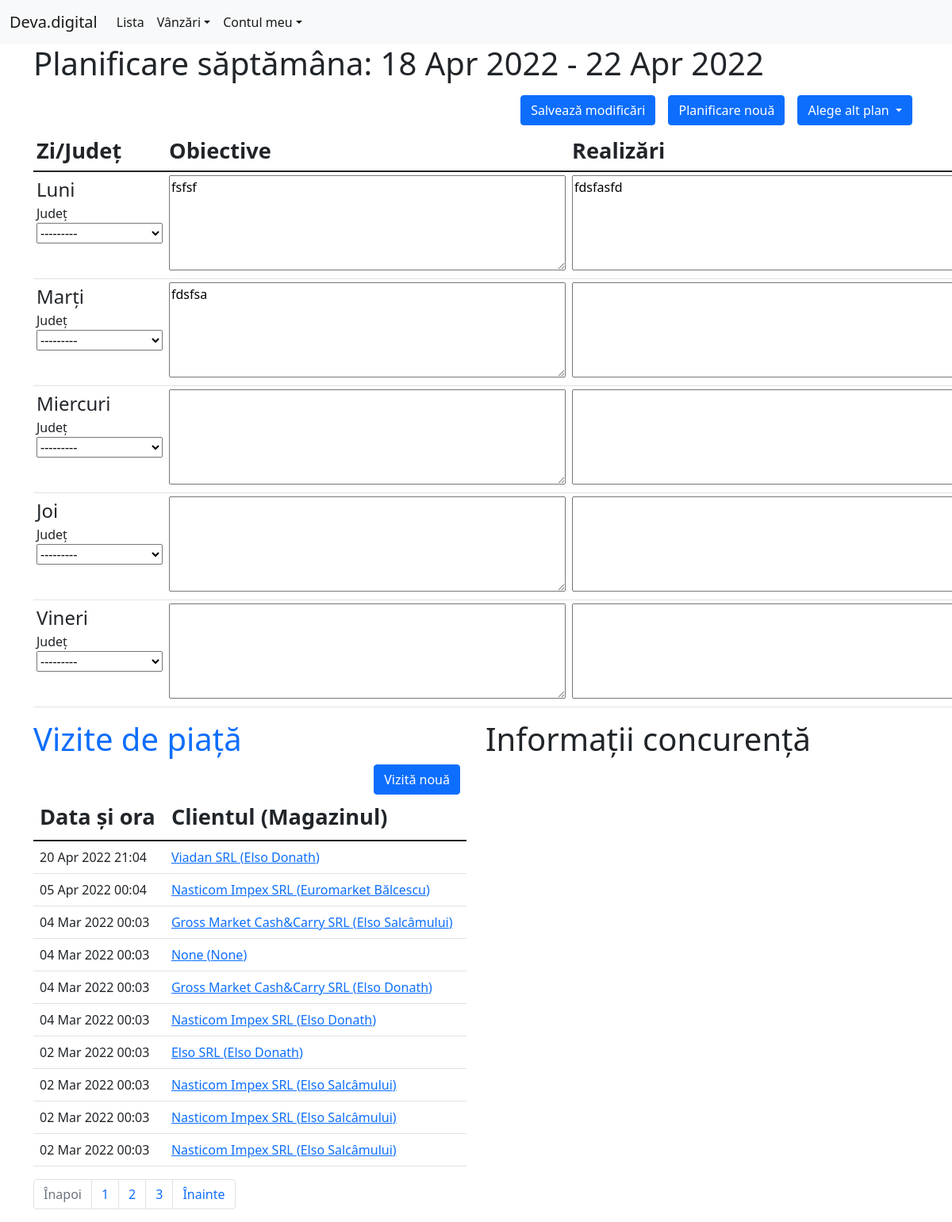
Page /?pk=1 (signed in) on the earlier database version.
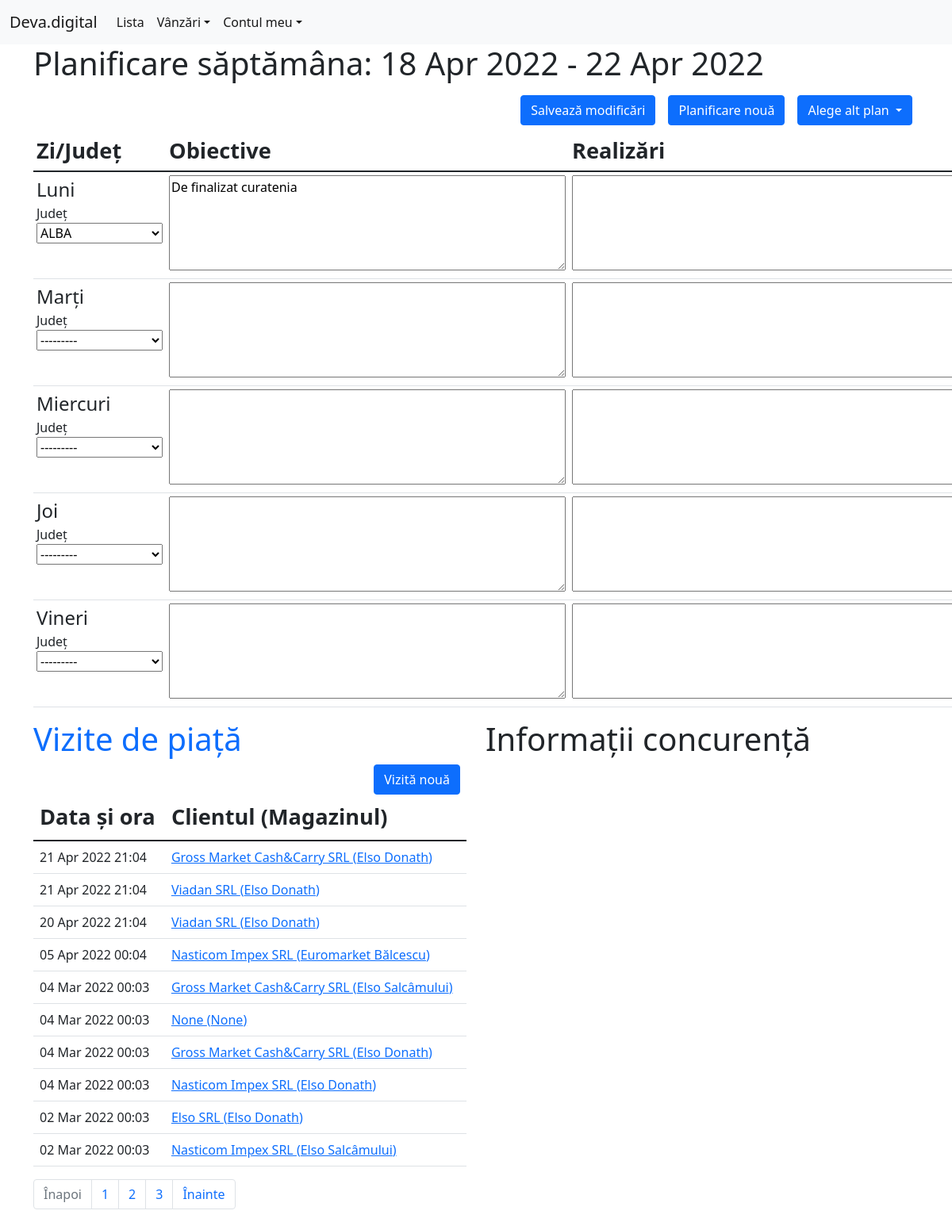
Same page on the later database version.
### sales/models.py (models this page shows, shortened)
class WeekPlan(models.Model):
	start_date = models.DateField(blank=True, null=True)
	end_date = models.DateField(blank=True, null=True)
	agent = models.ForeignKey(Agent, blank=True, null=True, on_delete=models.SET_NULL)
	date_created = models.DateField(default=timezone.now, blank=True)
	last_modified = models.DateTimeField(auto_now=True)
	monday_location = models.ForeignKey(County, blank=True, null=True, on_delete=models.SET_NULL, related_name="monday_location")
	monday_goal = models.TextField(blank=True)
	monday_achieved = models.TextField(blank=True)
	tuesday_location = models.ForeignKey(County, blank=True, null=True, on_delete=models.SET_NULL, related_name="tuesday_location")
	tuesday_goal = models.TextField(blank=True)
	tuesday_achieved = models.TextField(blank=True)
	wendsday_location = models.ForeignKey(County, blank=True, null=True, on_delete=models.SET_NULL, related_name="wendsday_location")
	wendsday_goal = models.TextField(blank=True)
	wendsday_achieved = models.TextField(blank=True)
	thursday_location = models.ForeignKey(County, blank=True, null=True, on_delete=models.SET_NULL, related_name="thursday_location")
	thursday_goal = models.TextField(blank=True)
	thursday_achieved = models.TextField(blank=True)
	friday_location = models.ForeignKey(County, blank=True, null=True, on_delete=models.SET_NULL, related_name="friday_location")
	friday_goal = models.TextField(blank=True)
	friday_achieved = models.TextField(blank=True)
	class Meta:
		verbose_name = "plan saptamanal"
		verbose_name_plural = "planuri saptamanale"

class Visit(models.Model):
	agent = models.ForeignKey(Agent, blank=True, null=True, on_delete=models.SET_NULL)
	client = models.ForeignKey(Client, blank=True, null=True, on_delete=models.SET_NULL, related_name="client")
	shop = models.ForeignKey(Shop, blank=True, null=True, on_delete=models.SET_NULL, related_name="shop")
	date_created = models.DateTimeField(default=timezone.now, blank=True)
	last_modified = models.DateTimeField(auto_now=True)
	products = models.ManyToManyField(Product)
	shelf_image = models.ImageField(upload_to="images/", blank=True)
	class Meta:
		verbose_name = "vizita"
		verbose_name_plural = "vizite"

class Client(models.Model):
	name = models.CharField("Numele", max_length=254)
	loc_name = models.CharField("Numele locatiei", max_length=254, null=True, blank=True)
	CUI = models.IntegerField("CUI", blank=True, null=True)
	channel = models.ForeignKey(Channel, blank=True, null=True, on_delete=models.SET_NULL, verbose_name="Canal distributie")
	distributor = models.BooleanField("Distribuitor", blank=True)
	lka = models.BooleanField("Local Key Accout", blank=True)
	zone = models.ForeignKey(Zone, blank=True, null=True, on_delete=models.SET_NULL, verbose_name="Zona")
	address = models.CharField("Adresa", max_length=254, blank=True)
	city = models.CharField("Localitatea", max_length=50, blank=True)
	county = models.ForeignKey(County, blank=True, null=True, on_delete=models.SET_NULL)
	contact_person = models.CharField("Persoana de contact", max_length=254, blank=True)
	contact_position = models.CharField("Functia", max_length=254, blank=True, null=True)
	phone = models.CharField("Telefon", max_length=10, blank=True)
	email = models.EmailField("Email", max_length=100, blank=True)
	class Meta:
		verbose_name = "client"
		verbose_name_plural = "clienti"
	def __str__(self):
		return self.name

class Shop(models.Model):
	name = models.CharField("Numele", max_length=254)
	client = models.ForeignKey(Client, blank=True, null=True, on_delete=models.CASCADE)
	shop_type = models.ForeignKey(ShopType, blank=True, null=True, on_delete=models.SET_NULL)
	address = models.CharField("Adresa", max_length=254, blank=True)
	city = models.CharField("Localitatea", max_length=50, blank=True)
	county = models.ForeignKey(County, blank=True, null=True, on_delete=models.SET_NULL)
	class Meta:
		verbose_name = "magazin"
		verbose_name_plural = "magazine"
	def __str__(self):
		return self.name

### sales/views.py (the view, shortened to what this page needs)
# urls.py: path('', views.index, name='index'),
def index(request):
	my_date = datetime.now()
	week_day = my_date.weekday()
	pk = request.GET.get('pk')
	plan = WeekPlan.objects.order_by('start_date').last()
	week_plans = WeekPlan.objects.all().order_by('-start_date')
	start_date = my_date - timedelta(days=week_day)
	end_date = my_date + timedelta(days=(4 - week_day))
	if request.method == "GET":
		if not week_plans:
			form=PlanForm()
		else:
			if pk != None:
				plan = WeekPlan.objects.get(id=pk)
			form = PlanForm(instance=plan)
			start_date = plan.start_date
			end_date = plan.end_date
		visits = Visit.objects.all().order_by('-date_created')
		paginator = Paginator(visits, 10)
		page_number = request.GET.get('page')
		page_obj = paginator.get_page(page_number)
	return render(request, 'sales/index.html', {
		'form': form,
		'plan': plan,
		'start_date': start_date,
		'end_date': end_date,
		'page_obj': page_obj,
		'week_plans': week_plans,
	})

### sales/forms.py
class PlanForm(forms.ModelForm):
	start_date = forms.DateField(
		required=False,
		widget=forms.DateInput(
			attrs={
				'type': 'date',
				'class': 'form_input',
			},
		),
	)
	end_date = forms.DateField(
		required=False,
		widget=forms.DateInput(
			attrs={
				'type': 'date',
				'class': 'form_input',
			},
		),
	)
	class Meta:
		model = WeekPlan
		fields = "__all__"
		exclude = ("last-modified",)
		labels = {
			"monday_location": "Locație",
			"monday_goal": "Obiective",
			"monday_achieved": "Realizări",
			"tuesday_location": "Locație",
			"tuesday_goal": "Obiective",
			"tuesday_achieved": "Realizări",
			"wendsday_location": "Locație",
			"wendsday_goal": "Obiective",
			"wendsday_achieved": "Realizări",
			"thursday_location": "Locație",
			"thursday_goal": "Obiective",
			"thursday_achieved": "Realizări",
			"friday_location": "Locație",
			"friday_goal": "Obiective",
			"friday_achieved": "Realizări",
		}

### sales/models.py (called while the page is built)
	def __str__(self):
		return self.name

### sales/templates/sales/index.html (shortened to what the changed rows need)
{% extends 'sales/base.html' %}
{% block content %}
<section class="container">
    {% if user.is_authenticated %}
    <h1>Planificare săptămâna: {{ start_date|date:"d M Y" }} - {{ end_date|date:"d M Y" }}</h1>
    <form action="{% url 'sales:index' %}" method="post" class="form">
        <div class="d-flex justify-content-end">
            <button type="submit" class="btn btn-primary m-2">Salvează modificări</button>
            <a href="{% url 'sales:add_plan' %}" class="btn btn-primary m-2">Planificare nouă</a>
            <button class="btn btn-primary dropdown-toggle m-2" type="button" id="dropdownMenuButton1" data-bs-toggle="dropdown" aria-expanded="false">
                Alege alt plan
            </button>
        </div>
        <table class="table table-sm">
            <thead>
                <tr>
                    <th scope="col">Zi/Județ</th>
                    <th scope="col">Obiective</th>
                    <th scope="col">Realizări</th>
                </tr>
            </thead>
            <tbody>
                <tr>
                    <td>
                        <div class="day">Luni</div>
                        <div>Județ {{ form.monday_location }}</div>
                    </td>
                    <td>{{ form.monday_goal }}</td>
                    <td>{{ form.monday_achieved }}</td>
                </tr>
                <tr>
                    <td>
                        <div class="day">Marți</div>
                        <div>Județ {{ form.tuesday_location }}</div>
                    </td>
                    <td>{{ form.tuesday_goal }}</td>
                    <td>{{ form.tuesday_achieved }}</td>
                </tr>
                <tr>
                    <td>
                        <div class="day">Miercuri</div>
                        <div>Județ {{ form.wendsday_location }}</div>
                    </td>
                    <td>{{ form.wendsday_goal }}</td>
                    <td>{{ form.wendsday_achieved }}</td>
                </tr>
                <tr>
                    <td>
                        <div class="day">Joi</div>
                        <div>Județ {{ form.thursday_location }}</div>
                    </td>
                    <td>{{ form.thursday_goal }}</td>
                    <td>{{ form.thursday_achieved }}</td>
                </tr>
                <tr>
                    <td>
                        <div class="day">Vineri</div>
                        <div>Județ {{ form.friday_location }}</div>
                    </td>
                    <td>{{ form.friday_goal }}</td>
                    <td>{{ form.friday_achieved }}</td>
                </tr>
            </tbody>
        </table>
    </form>
</section>
<section class="container">
    <div class="row">
        <div class="col-6">
            <h1 id="vizite"><a href="{% url 'sales:visits' %}" class="text-decoration-none">Vizite de piață</a></h1>
            <div class="d-grid gap-2 d-md-flex justify-content-md-end">
                <a href="{% url 'sales:new_visit' %}" class="btn btn-primary me-md-2">Vizită nouă</a>
            </div>
            <table class="table table-hover">
                <thead>
                    <tr>
                        <th>Data și ora</th>
                        <th>Clientul (Magazinul)</th>
                    </tr>
                </thead>
                <tbody>
                    {% for visit in page_obj %}
                        <tr>
                            <td>{{ visit.date_created|date:'d M Y H:m' }}</td>
                            <td><a href="{% url 'sales:visit' visit.id %}">{{ visit.client }} ({{ visit.shop }})</a></td>
                        </tr>
                    {% empty %}
                        <p>Nu au fost realizate vizite încă.</p>
                    {% endfor %}
                </tbody>
            </table>
            <nav aria-label="Page navigation example">
                <ul class="pagination">
                {% if page_obj.has_previous %}
                    <li class="page-item"><a class="page-link" href="?page={{ page_obj.previous_page_number }} #vizite">Înapoi</a></li>
                {% else %}
                <li class="page-item disabled"><a class="page-link" href="#">Înapoi</a></li>
                {% endif %}
                {% for page in page_obj.paginator.page_range %}
                    <li class="page-item"><a class="page-link" href="?page={{ page }} #vizite">{{ page }}</a></li>
                {% endfor %}
                {% if page_obj.has_next %}
                    <li class="page-item"><a class="page-link" href="?page={{ page_obj.next_page_number }} #vizite">Înainte</a></li>
                {% else %}
                    <li class="page-item disabled"><a class="page-link" href="#">Înainte</a></li>
                {% endif %}
                </ul>
            </nav>
        </div>
        <div class="col-6">
            <h1>Informații concurență</h1>
        </div>
    </div>
    {% else %}
		<p>Pentru a putea accesa aceste informații, trebuie să te autentifici</p>
		<button class="btn btn-primary me-md-2">
			<a href="{% url 'users:login' %}">Login</a>
		</button>
	{% endif %}
</section>
{% endblock %}

Differences in the rows shown:
no longer on this page (row unchanged): Visit: date_created "02 Mar 2022 00:03", client "Nasticom Impex SRL", shop "Elso Salcâmului"
no longer on this page (row unchanged): Visit: date_created "02 Mar 2022 00:03", client "Nasticom Impex SRL", shop "Elso Salcâmului"
changed WeekPlan: monday_location "---------" → "ALBA"; monday_goal "fsfsf" → "De finalizat curatenia"; monday_achieved "fdsfasfd" → (not shown); tuesday_goal "fdsfsa" → (not shown)
added Visit: date_created "21 Apr 2022 21:04", client "Gross Market Cash&Carry SRL", shop "Elso Donath"
added Visit: date_created "21 Apr 2022 21:04", client "Viadan SRL", shop "Elso Donath"
